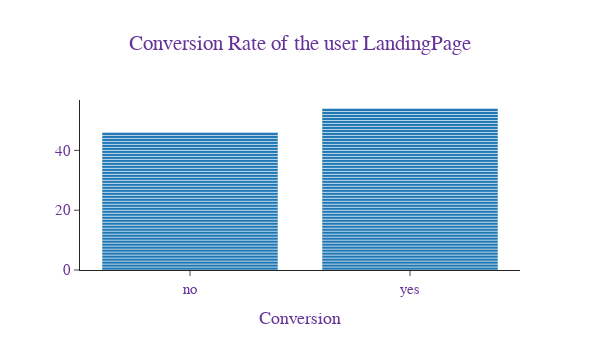

The cell this chart's notebook holds for it:
### Markdown cell above
# Conversion Rate

### Code cell
ax1=px.bar(df,x='converted', height=350,width=600,   hover_data=['time_spent_on_the_page', 'landing_page'],  labels={'pop':'time_spent_on_the_page'},template="simple_white",title="Conversion Rate of the user LandingPage")
ax1.update_layout(title_y=0.9,title_x=0.5,yaxis=None,xaxis=None,  xaxis_title="Conversion",
    font=dict(
        family="Times New Roman",
        size=15,
        color="RebeccaPurple"
    )
    )

### Figure 1 — Plotly figure (JSON) as saved in the notebook; plotly's stock layout.template omitted (floating-point values rounded to 4 significant figures; data arrays with more than 128 entries replaced by an {"elided": "..."} marker saying what was removed)
{"data": [{"alignmentgroup": "True", "customdata": {"elided": "100x2 mixed values"}, "hovertemplate": "converted=%{x}<br>count=%{y}<br>time_spent_on_the_page=%{customdata[0]}<br>landing_page=%{customdata[1]}<extra></extra>", "legendgroup": "", "marker": {"color": "#1F77B4", "pattern": {"shape": ""}}, "name": "", "offsetgroup": "", "orientation": "v", "showlegend": false, "textposition": "auto", "type": "bar", "x": ["no", "yes", "no", "no", "yes", "yes", "yes", "yes", "yes", "no", "yes", "yes", "yes", "yes", "yes", "yes", "no", "no", "yes", "yes", "no", "yes", "no", "yes", "no", "no", "yes", "no", "yes", "no", "yes", "yes", "yes", "no", "no", "yes", "no", "yes", "no", "no", "yes", "no", "yes", "yes", "no", "no", "yes", "yes", "yes", "yes", "no", "no", "yes", "no", "yes", "no", "no", "yes", "yes", "no", "yes", "yes", "no", "no", "yes", "yes", "yes", "yes", "no", "no", "no", "yes", "yes", "yes", "no", "yes", "no", "no", "yes", "yes", "no", "yes", "yes", "no", "no", "no", "no", "no", "no", "yes", "no", "yes", "no", "no", "no", "no", "yes", "yes", "yes", "yes"], "xaxis": "x", "y": [1, 1, 1, 1, 1, 1, 1, 1, 1, 1, 1, 1, 1, 1, 1, 1, 1, 1, 1, 1, 1, 1, 1, 1, 1, 1, 1, 1, 1, 1, 1, 1, 1, 1, 1, 1, 1, 1, 1, 1, 1, 1, 1, 1, 1, 1, 1, 1, 1, 1, 1, 1, 1, 1, 1, 1, 1, 1, 1, 1, 1, 1, 1, 1, 1, 1, 1, 1, 1, 1, 1, 1, 1, 1, 1, 1, 1, 1, 1, 1, 1, 1, 1, 1, 1, 1, 1, 1, 1, 1, 1, 1, 1, 1, 1, 1, 1, 1, 1, 1], "yaxis": "y"}], "layout": {"barmode": "relative", "font": {"color": "RebeccaPurple", "family": "Times New Roman", "size": 15}, "height": 350, "legend": {"tracegroupgap": 0}, "title": {"text": "Conversion Rate of the user LandingPage", "x": 0.5, "y": 0.9}, "width": 600, "xaxis": {"title": {"text": "Conversion"}}, "yaxis": {}}}
